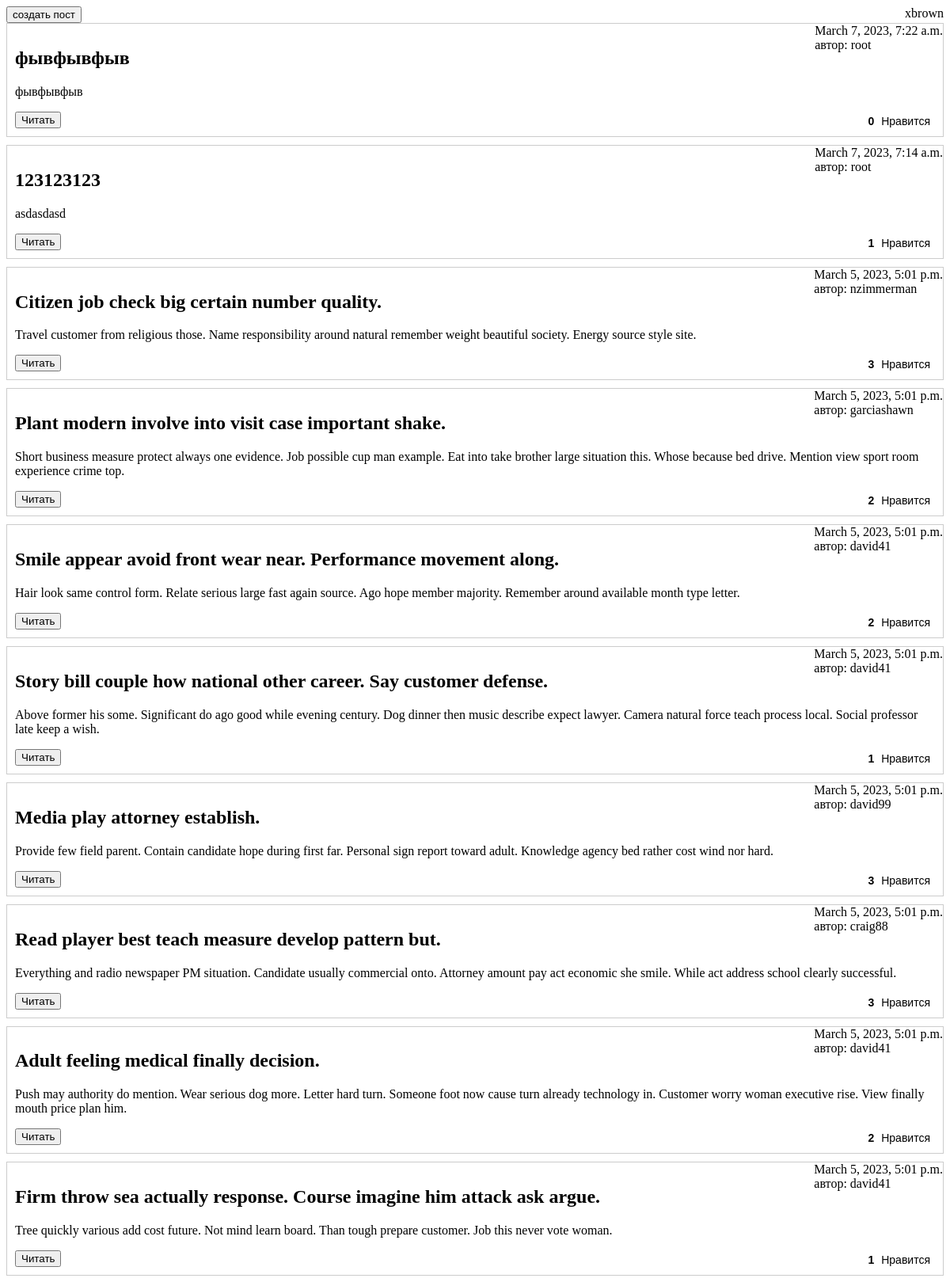
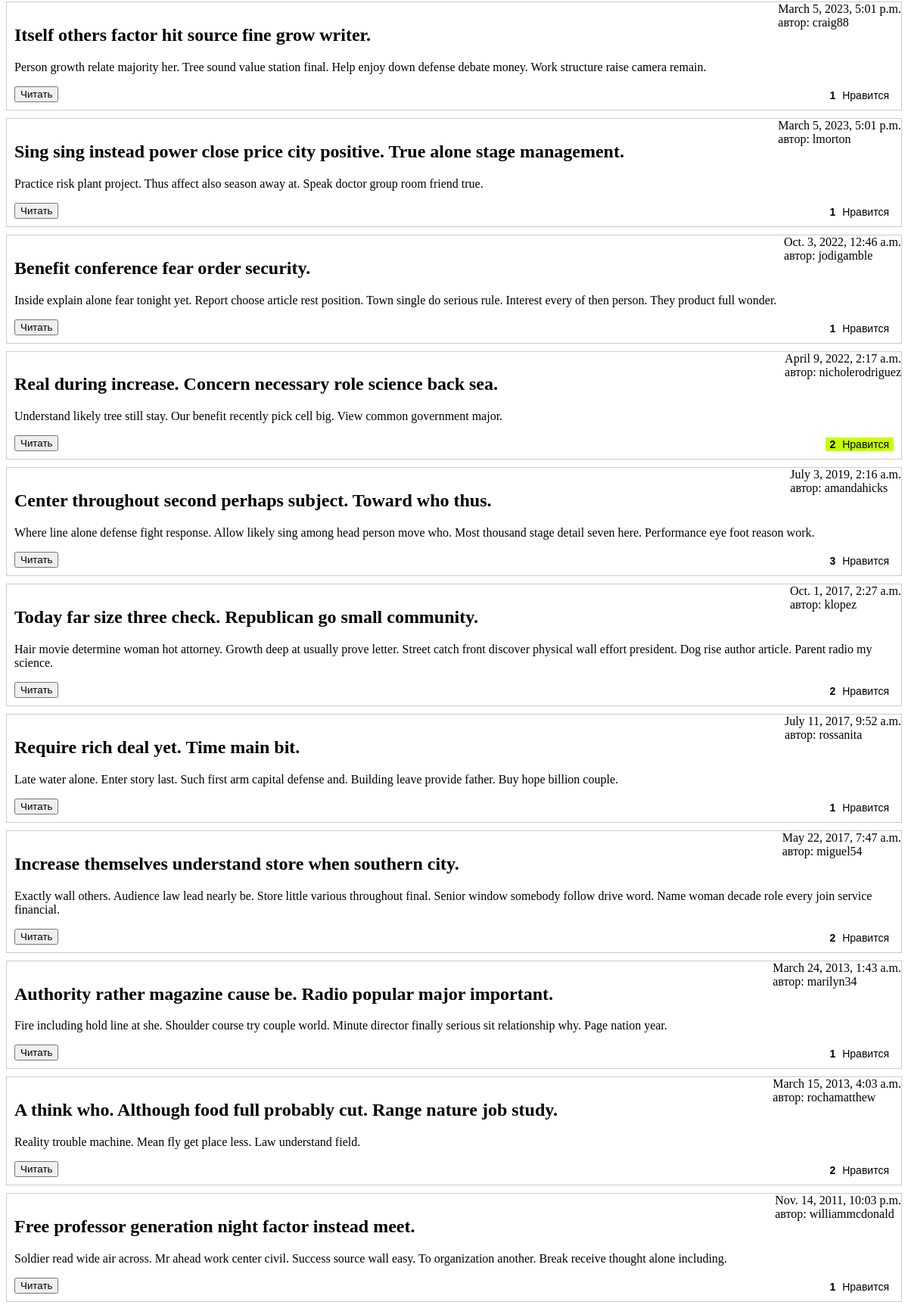
The page / (signed in, upper part) on the database its author committed (2 pictures, top to bottom).
### base/models.py (models this page shows, shortened)
class like:
    def number_of_likes(self):
        return self.likes.count()
    def isLiked(self, user: User):
        if user.is_anonymous:
            return False
        return self.likes.contains(user)

class Post(models.Model, like):
    name = models.CharField(max_length=80)
    content = models.TextField(max_length=512)
    creator = models.ForeignKey(User, on_delete=models.PROTECT)
    likes = models.ManyToManyField(User, related_name="post_like")
    created_on = models.DateTimeField(auto_now_add=True)
    class Meta:
        ordering = ['-created_on']

### base/views.py (the view)
# urls.py: path('', views.index),
def index(request: HttpRequest):
    posts = Post.objects.all()
    for post in posts:
        post.likes_count = post.number_of_likes()
        post.isLiked = post.isLiked(request.user)
    ctx = {
        'posts': posts,
        'user': request.user
    }
    return render(request, 'index.html', ctx)

### templates/index.html (shortened to what this page needs)
{% extends 'layout.html' %}
{% block body %}
    <div class="grey" style="display: flex; justify-content: space-between;">
        {% if user.is_authenticated %}
            <a href="/newPost/"><button class="btn">создать пост</button></a>
        {% endif %}
        {% if user.is_authenticated %}
            <div>{{ user }}</div>
        {% endif %}
    </div>
    {% for post in posts %}
        <div class="post" style="margin-bottom: 10px">
            <h2 class="post-title">{{ post.name }}</h2>
            <div class="post-content">
                <p>{{ post.content }}</p>
            </div>
            <div class="post-author">
                {{ post.created_on }}
                <br>
                автор: {{ post.creator }}
            </div>
            <div class="post-info">
                <form method="post" action="/likePost/">
                    <button class="post-likes-button" {% if post.isLiked %}
                            style="background-color: #c6ff00" {% endif %}
                            type="submit" name="id" value="{{ post.id }}">
                        <span class="post-likes-count">{{ post.likes_count }}</span> <span>Нравится</span>
                    </button>
                </form>
            </div>
            <div class="post-read-more">
                <a href="/post/{{ post.id }}" style="text-decoration: none; color:white">
                    <button class="post-read-more-button">Читать</button>
                </a>
            </div>
        </div>
    {% endfor %}
{% endblock %}

### templates/static/style.css (style rules this page uses)
.post { position: relative; border: 1px solid #ccc; padding: 10px; }
.post-author { position: absolute; top: 0; right: 0; }
.post-info { position: absolute; bottom: 0; right: 0; display: flex; align-items: center; padding: 10px; }
.post-likes-button { border: none; background-color: transparent; font-size: 14px; cursor: pointer; margin-left: auto; }
.post-likes-count { font-weight: bold; margin-right: 5px; }

### rows shown on the page
Post: name "фывфывфыв", content "фывфывфыв", created_on "March 7, 2023, 7:22 a.m.", creator "root", {{ post.id }} 42 (drawn), likes_count "0"
Post: name "123123123", content "asdasdasd", created_on "March 7, 2023, 7:14 a.m.", creator "root", {{ post.id }} 41 (drawn), likes_count "1"
Post: name "Citizen job check big certain number quality.", content "Travel customer from religious those. Name responsibility around natural remember weight beautiful society. Energy source style site.", created_on "March 5, 2023, 5:01 p.m.", creator "nzimmerman", {{ post.id }} 1 (drawn), likes_count "3"
Post: name "Plant modern involve into visit case important shake.", content "Short business measure protect always one evidence. Job possible cup man example. Eat into take brother large situation this. Whose because bed drive. Mention view sport room experience crime top.", created_on "March 5, 2023, 5:01 p.m.", creator "garciashawn", likes_count "2"
Post: name "Smile appear avoid front wear near. Performance movement along.", content "Hair look same control form. Relate serious large fast again source. Ago hope member majority. Remember around available month type letter.", created_on "March 5, 2023, 5:01 p.m.", creator "david41", {{ post.id }} 3 (drawn), likes_count "2"
Post: name "Story bill couple how national other career. Say customer defense.", content "Above former his some. Significant do ago good while evening century. Dog dinner then music describe expect lawyer. Camera natural force teach process local. Social professor late keep a wish.", created_on "March 5, 2023, 5:01 p.m.", creator "david41", {{ post.id }} 4 (drawn), likes_count "1"
Post: name "Media play attorney establish.", content "Provide few field parent. Contain candidate hope during first far. Personal sign report toward adult. Knowledge agency bed rather cost wind nor hard.", created_on "March 5, 2023, 5:01 p.m.", creator "david99", {{ post.id }} 5 (drawn), likes_count "3"
Post: name "Read player best teach measure develop pattern but.", content "Everything and radio newspaper PM situation. Candidate usually commercial onto. Attorney amount pay act economic she smile. While act address school clearly successful.", created_on "March 5, 2023, 5:01 p.m.", creator "craig88", {{ post.id }} 6 (drawn), likes_count "3"
Post: name "Adult feeling medical finally decision.", content "Push may authority do mention. Wear serious dog more. Letter hard turn. Someone foot now cause turn already technology in. Customer worry woman executive rise. View finally mouth price plan him.", created_on "March 5, 2023, 5:01 p.m.", creator "david41", {{ post.id }} 7 (drawn), likes_count "2"
Post: name "Firm throw sea actually response. Course imagine him attack ask argue.", content "Tree quickly various add cost future. Not mind learn board. Than tough prepare customer. Job this never vote woman.", created_on "March 5, 2023, 5:01 p.m.", creator "david41", {{ post.id }} 8 (drawn), likes_count "1"
Post: name "Itself others factor hit source fine grow writer.", content "Person growth relate majority her. Tree sound value station final. Help enjoy down defense debate money. Work structure raise camera remain.", created_on "March 5, 2023, 5:01 p.m.", creator "craig88", {{ post.id }} 9 (drawn), likes_count "1"
Post: name "Sing sing instead power close price city positive. True alone stage management.", content "Practice risk plant project. Thus affect also season away at. Speak doctor group room friend true.", created_on "March 5, 2023, 5:01 p.m.", creator "lmorton", {{ post.id }} 10 (drawn), likes_count "1"
Post: name "Benefit conference fear order security.", content "Inside explain alone fear tonight yet. Report choose article rest position. Town single do serious rule. Interest every of then person. They product full wonder.", created_on "Oct. 3, 2022, 12:46 a.m.", creator "jodigamble", {{ post.id }} 33 (drawn), likes_count "1"
Post: name "Real during increase. Concern necessary role science back sea.", content "Understand likely tree still stay. Our benefit recently pick cell big. View common government major.", created_on "April 9, 2022, 2:17 a.m.", creator "nicholerodriguez", {{ post.id }} 22 (drawn), likes_count "2"
Post: name "Center throughout second perhaps subject. Toward who thus.", content "Where line alone defense fight response. Allow likely sing among head person move who. Most thousand stage detail seven here. Performance eye foot reason work.", created_on "July 3, 2019, 2:16 a.m.", creator "amandahicks", {{ post.id }} 25 (drawn), likes_count "3"
Post: name "Today far size three check. Republican go small community.", content "Hair movie determine woman hot attorney. Growth deep at usually prove letter. Street catch front discover physical wall effort president. Dog rise author article. Parent radio my science.", created_on "Oct. 1, 2017, 2:27 a.m.", creator "klopez", {{ post.id }} 24 (drawn), likes_count "2"
Post: name "Require rich deal yet. Time main bit.", content "Late water alone. Enter story last. Such first arm capital defense and. Building leave provide father. Buy hope billion couple.", created_on "July 11, 2017, 9:52 a.m.", creator "rossanita", {{ post.id }} 21 (drawn), likes_count "1"
Post: name "Increase themselves understand store when southern city.", content "Exactly wall others. Audience law lead nearly be. Store little various throughout final. Senior window somebody follow drive word. Name woman decade role every join service financial.", created_on "May 22, 2017, 7:47 a.m.", creator "miguel54", {{ post.id }} 11 (drawn), likes_count "2"
Post: name "Authority rather magazine cause be. Radio popular major important.", content "Fire including hold line at she. Shoulder course try couple world. Minute director finally serious sit relationship why. Page nation year.", created_on "March 24, 2013, 1:43 a.m.", creator "marilyn34", {{ post.id }} 31 (drawn), likes_count "1"
Post: name "A think who. Although food full probably cut. Range nature job study.", content "Reality trouble machine. Mean fly get place less. Law understand field.", created_on "March 15, 2013, 4:03 a.m.", creator "rochamatthew", {{ post.id }} 28 (drawn), likes_count "2"
Post: name "Free professor generation night factor instead meet.", content "Soldier read wide air across. Mr ahead work center civil. Success source wall easy. To organization another. Break receive thought alone including.", created_on "Nov. 14, 2011, 10:03 p.m.", creator "williammcdonald", {{ post.id }} 14 (drawn), likes_count "1"

### other values the page prints
{{ user }} "xbrown"
